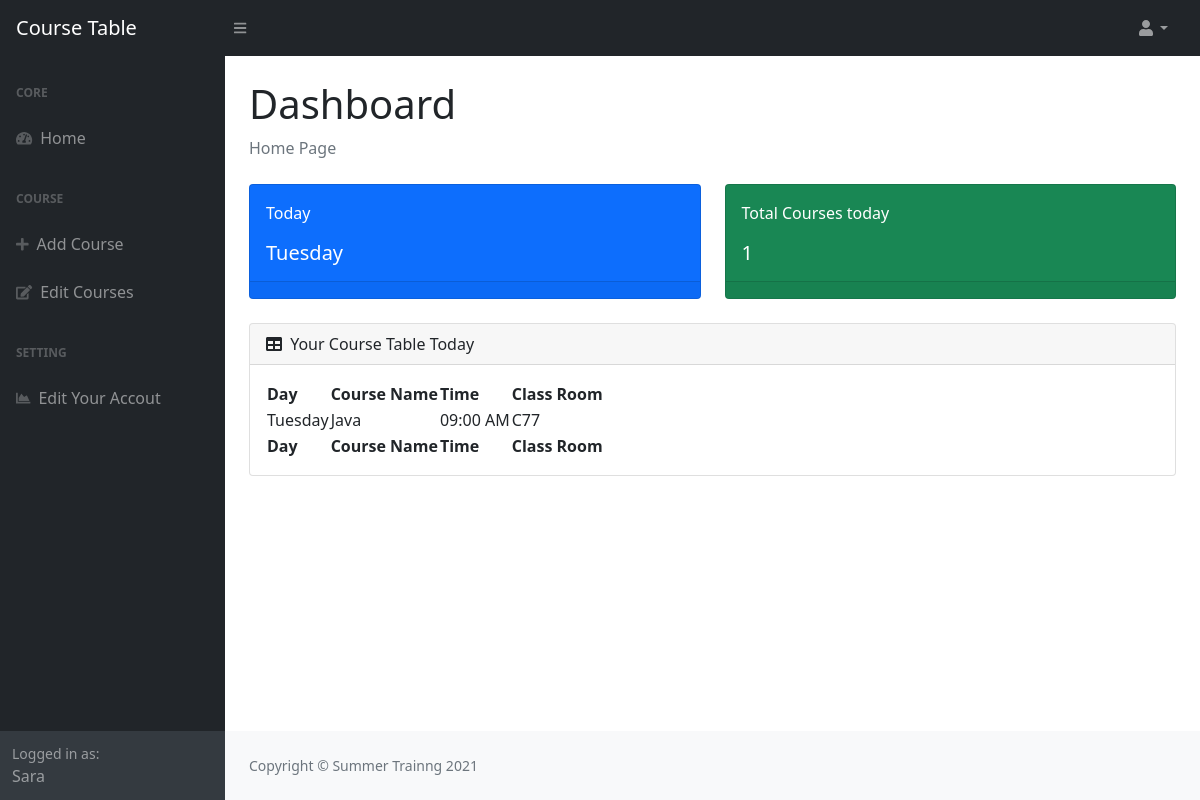
Page /index.php (signed in) on the committed database.
### tables this page shows
CREATE TABLE `users` (
  `id` int(11) NOT NULL,
  `firstName` varchar(225) NOT NULL,
  `lastName` varchar(225) NOT NULL,
  `email` varchar(225) NOT NULL,
  `password` int(11) NOT NULL
);

CREATE TABLE `courses` (
  `id` int(11) NOT NULL,
  `courseName` varchar(225) NOT NULL,
  `courseDay` int(11) NOT NULL,
  `courseTime` varchar(225) NOT NULL,
  `courseClass` varchar(225) NOT NULL,
  `courseTime_inWeek` varchar(25) NOT NULL,
  `user_id` int(11) NOT NULL
);

### connection.php (called while the page is built, shortened)
<?php
function numToDay($num){
    $day = "";
    switch($num){
        case 3:
        $day = "Tuesday";
        break;
    }
    return $day;
}
function dayToNum($day){
    $num = 0;
    switch($day){
    case "Tuesday":
        $num = 3;
        break;
    }
return $num;
}

### index.php (the view, shortened to what this page needs)
<?php
include "connection.php";
$user_id = $_SESSION['user:id'];
$today =  date("l");
$num_day = dayToNum($today);
$num_cource_today = $conn->query("select count(*) from  courses where user_id = '$user_id' and courseDay = '$num_day'  ")->fetchColumn();
$row = $conn->query("select * from  users where id = '$user_id' ")->fetch();
$cources = $conn->query("select * from  courses where user_id = '$user_id' and courseDay = '$num_day' ")->fetchAll();
?>
<!DOCTYPE html>
<html lang="en">
    <head>
        <link href="https://cdn.jsdelivr.net/npm/simple-datatables@latest/dist/style.css" rel="stylesheet" />
        <link href="css/styles.css" rel="stylesheet" />
    </head>
    <body class="sb-nav-fixed">
        <nav class="sb-topnav navbar navbar-expand navbar-dark bg-dark">
            <a class="navbar-brand ps-3" href="index.php">Course Table</a>
            <button class="btn btn-link btn-sm order-1 order-lg-0 me-4 me-lg-0" id="sidebarToggle" href="#!"><i class="fas fa-bars"></i></button>
            <ul class="navbar-nav ms-auto ms-md-0 me-3 me-lg-4">
                <li class="nav-item dropdown">
                    <a class="nav-link dropdown-toggle" id="navbarDropdown" href="#" role="button" data-bs-toggle="dropdown" aria-expanded="false"><i class="fas fa-user fa-fw"></i></a>
                </li>
            </ul>
        </nav>
        <div id="layoutSidenav">
            <div id="layoutSidenav_nav">
                <nav class="sb-sidenav accordion sb-sidenav-dark" id="sidenavAccordion">
                    <div class="sb-sidenav-menu">
                    <div class="nav">
                            <div class="sb-sidenav-menu-heading">Core</div>
                            <a class="nav-link" href="index.php">
                                <div class="sb-nav-link-icon"><i class="fas fa-tachometer-alt"></i></div>
                                Home
                            </a>
                            <div class="sb-sidenav-menu-heading">Course</div>
                            <a class="nav-link" href="add.php">
                                <div class="sb-nav-link-icon"><i class="fas fa-plus"></i></div>
                                Add Course
                            </a>
                            <a class="nav-link" href="courses.php">
                                <div class="sb-nav-link-icon"><i class="fas fa-edit"></i></div>
                                Edit Courses
                            </a>
                            <div class="sb-sidenav-menu-heading">Setting</div>
                            <a class="nav-link" href="editUser.php">
                                <div class="sb-nav-link-icon"><i class="fas fa-chart-area"></i></div>
                                Edit Your Accout
                            </a>
                        </div>
                    </div>
                    <div class="sb-sidenav-footer">
                        <div class="small">Logged in as:</div>
                        <?php echo $row['firstName'] ?>
                    </div>
                </nav>
            </div>
            <div id="layoutSidenav_content">
                <main>
                    <div class="container-fluid px-4">
                        <h1 class="mt-4">Dashboard</h1>
                        <ol class="breadcrumb mb-4">
                            <li class="breadcrumb-item active">Home Page</li>
                        </ol>
                        <div class="row">
                            <div class="col-xl-6 col-md-6">
                                <div class="card bg-primary text-white mb-4">
                                    <div class="card-body">Today
                                    <div class="h5 mb-0 pt-3"> <?php echo $today ?> </div>
                                    </div>
                                    <div class="card-footer d-flex align-items-center justify-content-between">
                                    </div>
                                </div>
                            </div>
                            <div class="col-xl-6 col-md-6">
                                <div class="card bg-success text-white mb-4">
                                <div class="card-body">Total Courses today
                                    <div class="h5 mb-0 pt-3"> <?php echo $num_cource_today ?> </div>
                                    </div>
                                    <div class="card-footer d-flex align-items-center justify-content-between">
                                    </div>
                                </div>
                            </div>
                        </div>
                        <div class="card mb-4">
                            <div class="card-header">
                                <i class="fas fa-table me-1"></i>
                               Your Course Table Today
                            </div>
                            <div class="card-body">
                                <table id="datatablesSimple">
                                    <thead>
                                        <tr>
                                            <th>Day</th>
                                            <th>Course Name</th>
                                            <th>Time</th>
                                            <th>Class Room</th>
                                        </tr>
                                    </thead>
                                    <tfoot>
                                        <tr>
                                            <th>Day</th>
                                            <th>Course Name</th>
                                            <th>Time</th>
                                            <th>Class Room</th>
                                        </tr>
                                    </tfoot>
                                    <tbody>
                                        <?php foreach($cources as $cource): ?>
                                        <tr>
                                            <td><span style="display: none"><?=$cource['courseDay'] ?></span><?php echo numToDay($cource['courseDay']) ?></td>
                                            <td><?php echo $cource['courseName'] ?></td>
                                            <td><?php echo $cource['courseTime'] ?></td>
                                            <td><?php echo $cource['courseClass'] ?></td>
                                        </tr>
                                        <?php endforeach; ?>
                                    </tbody>
                                </table>
                            </div>
                        </div>
                    </div>
                </main>
                <footer class="py-4 bg-light mt-auto">
                    <div class="container-fluid px-4">
                        <div class="d-flex align-items-center justify-content-between small">
                            <div class="text-muted">Copyright &copy; Summer Trainng 2021</div>
                        </div>
                    </div>
                </footer>
            </div>
        </div>
    </body>
</html>

### rows in the picture
users: firstName "Sara"
courses: courseDay "Tuesday", courseName "Java", courseTime "09:00 AM", courseClass "C77"

### other values in the picture
$num_cource_today "1"
